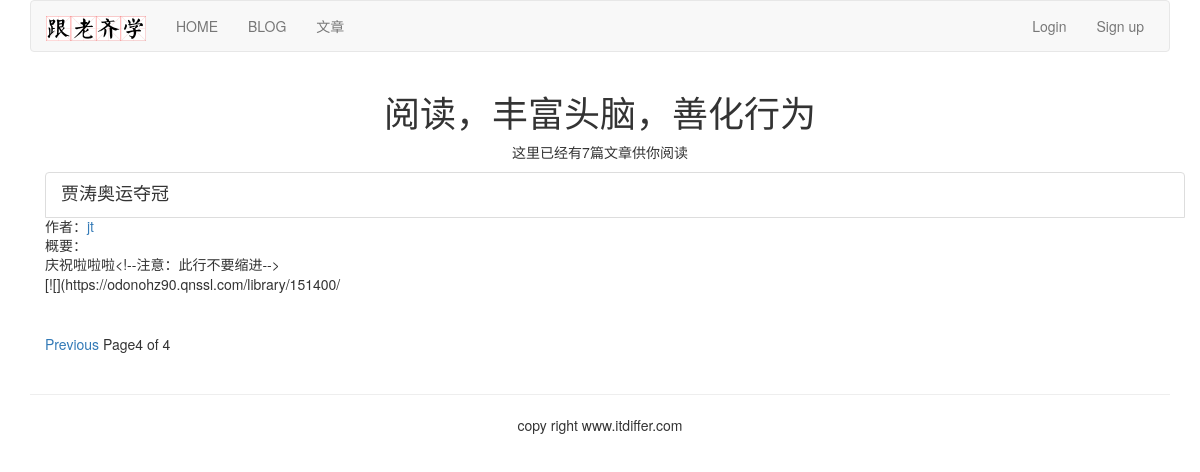
The app's page /article/list-article-titles/?page=4, older data.
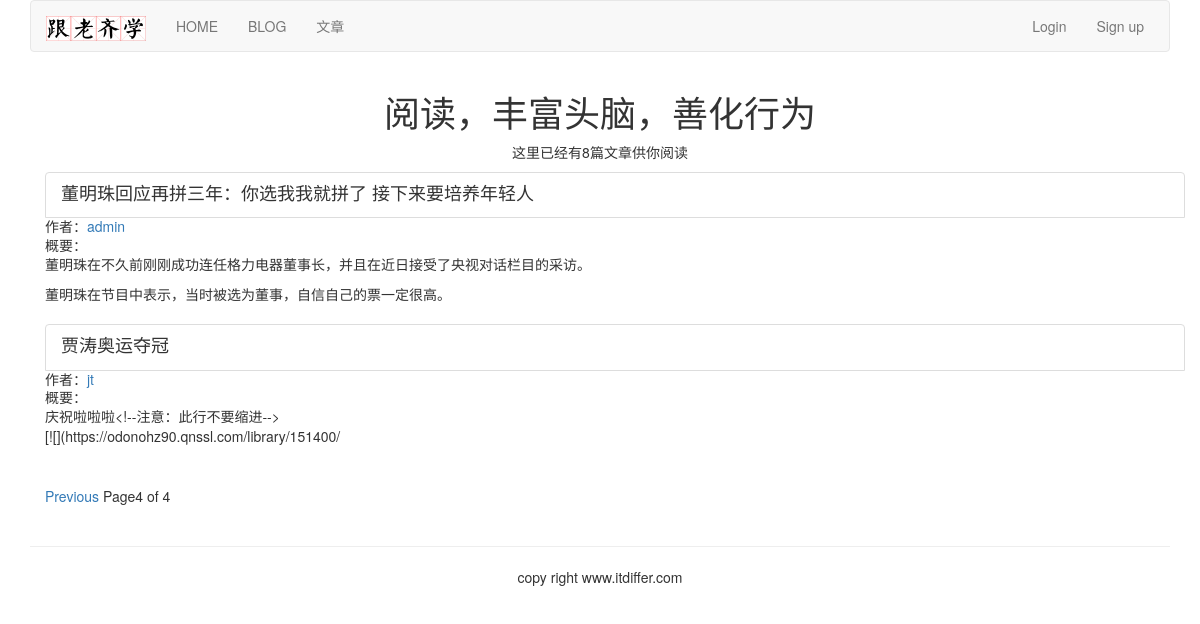
The same page, newer data.
### article/models.py (models this page shows, shortened)
class ArticlePost(models.Model):
    author = models.ForeignKey(User, related_name="article", on_delete=models.CASCADE)
    title = models.CharField(max_length=200)
    slug = models.SlugField(max_length=500)
    column = models.ForeignKey(ArticleColumn, related_name="article_column", on_delete=models.CASCADE)
    body = models.TextField()
    created = models.DateTimeField(default=timezone.now())
    updated = models.DateTimeField(auto_now=True)
    users_like = models.ManyToManyField(User, related_name="articles_like", blank=True)
    article_tag = models.ManyToManyField(ArticleTag, related_name='article_tag', blank=True)
    class Meta:
        ordering = ("title",)
        index_together = (('id', 'slug'),)
    def get_absolute_url(self):
        return reverse("article:article_detail", args=[self.id, self.slug])
    def get_url_path(self):
        return reverse("article:list_article_detail", args=[self.id, self.slug])

### article/list_views.py (the view)
# urls.py: url(r'^list-article-titles/(?P<username>[-\w]+)/$', list_views.article_titles, name="author_articles"),
def article_titles(request, username=None):
    if username:
        user = User.objects.get(username=username)
        articles_title = ArticlePost.objects.filter(author=user)
        try:
            userinfo = user.userinfo
        except:
            userinfo = None
    else:
        articles_title = ArticlePost.objects.all()
    paginator = Paginator(articles_title, 2)
    page = request.GET.get("page")
    try:
        current_page = paginator.page(page)
        articles = current_page.object_list
    except PageNotAnInteger:
        current_page = paginator.page(1)
        articles = current_page.object_list
    except EmptyPage:
        current_page = paginator.page(paginator.num_pages)
        articles = current_page.object_list
    if username:
        return render(request, "article/list/author_articles.html",
                      {"articles": articles, "page": current_page, "userinfo": userinfo, "user": user})
    return render(request, "article/list/article_titles.html", {"articles": articles, "page": current_page})

### article/templatetags/article_tags.py (called while the page is built)
@register.simple_tag
def total_articles():
    return ArticlePost.objects.count()

### templates/article/list/article_titles.html (shortened to what this page needs)
{% extends "base.html" %}
{% load article_tags %}
{% block content %}
<div class="row text-center vertical-middle-sm">
    <h1>阅读，丰富头脑，善化行为</h1>
    <p>这里已经有{% total_articles %}篇文章供你阅读</p>
</div>
<div class="container">
    {% for article in articles %}
    <div class="list-group">
        <a href="{{article.get_url_path}}" class="list-group-item" active>
            <h4 class="list-group-item-heading">{{article.title}}</h4>
        </a>
        <p class="list-group-item-text">作者：<a href="{% url 'article:author_articles' article.author.username %}">{{article.author.username}}</a>
        </p>
        <p class="list-group-item-text">概要：{{article.body|slice:'70'|linebreaks}}</p>
    </div>
    {% endfor %}
    {% include "paginator.html" %}
</div>
{% endblock %}

Row changes from the older to the newer data that the page shows:
added ArticlePost: title "董明珠回应再拼三年：你选我我就拼了 接下来要培养年轻人", author.username "admin", body "董明珠在不久前刚刚成功连任格力电器董事长，并且在近日接受了央视对话栏目的采访。 董明珠在节目中表示，当时被选为董事，自信自己的票一定很高。"
Text that changed along with them:
text no longer shown: "7"
text now shown: "8"
